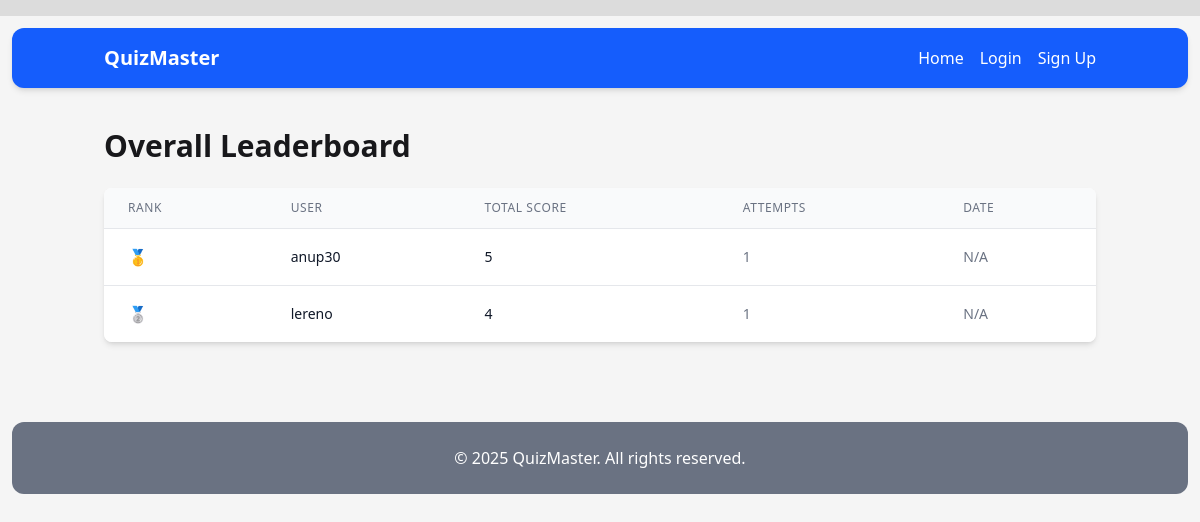
The app's page /quizzes/leaderboard/, older data.
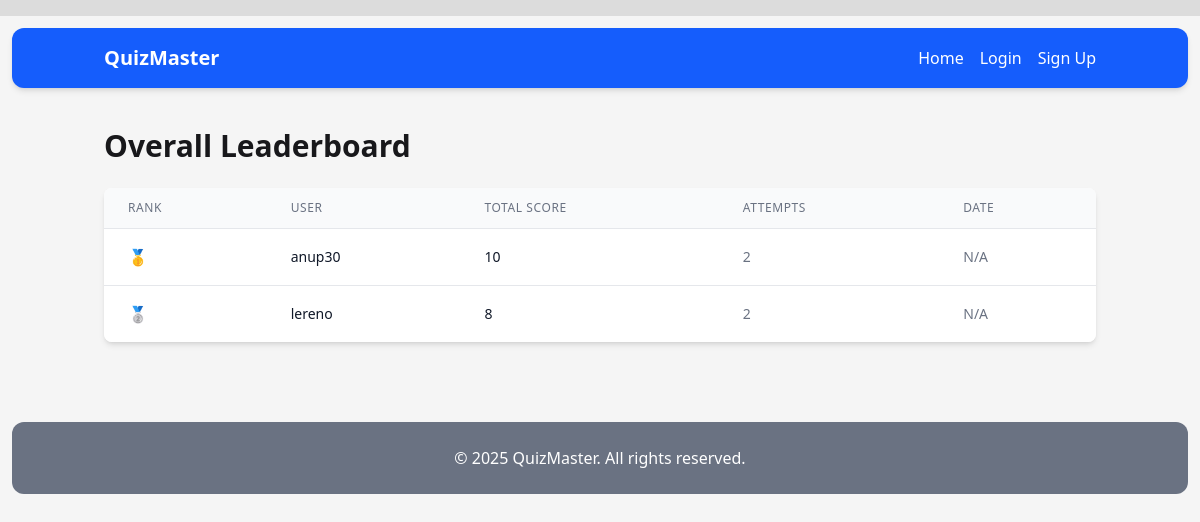
The same page, newer data.
### users/models.py (models this page shows, shortened)
class CustomUser(AbstractUser):
    phone_regex = RegexValidator(regex=r'^\+?1?\d{3,15}$', message="Phone number must be entered in the format: '+999999999'. Up to 15 digits allowed.") # min 3 digit
    USER_TYPES = (("admin", "Admin"), ("user", "End User"))
    user_type = models.CharField(max_length=10, choices= USER_TYPES, default="user")
    phone_number = models.CharField(validators=[phone_regex], max_length=17, blank=True, null=True)
    bio = models.TextField(null=True, blank=True)
    is_email_verified = models.BooleanField(default=False) # ---
    email_verification_token = models.UUIDField(default=uuid4, editable=False) # ---
    created_at = models.DateTimeField(auto_now_add=True)
    updated_at = models.DateTimeField(auto_now=True)

### quiz/views.py (the view)
# urls.py: path('leaderboard/', views.LeaderboardView.as_view(), name='leaderboard'),
class LeaderboardView(ListView):
    model = QuizAttempt
    template_name = 'quiz/leaderboard.html'
    context_object_name = 'leaderboard'
    def get_queryset(self):
        quiz_id = self.kwargs.get('quiz_id')
        if quiz_id:
            return QuizAttempt.objects.filter(quiz_id=quiz_id).values('user__username', 'user__id').annotate(
                max_score=models.Max('score'),
                min_time=models.Min('time_taken')
            ).order_by('-max_score', 'min_time')
        else:
            return QuizAttempt.objects.values('user__username', 'user__id').annotate(
                total_score=models.Sum('score'),
                total_attempts=models.Count('id')
            ).order_by('-total_score')
    def get_context_data(self, **kwargs):
        context = super().get_context_data(**kwargs)
        quiz_id = self.kwargs.get('quiz_id')
        if quiz_id:
            context['quiz'] = get_object_or_404(Quiz, id=quiz_id)
            context['is_specific_quiz'] = True
        else:
            context['is_specific_quiz'] = False
        return context

### core/templatetags/navigation_tags.py (called while the page is built)
@register.simple_tag(takes_context=True)
@register.filter
def active(context, *url_names):
    try:
        current = context['request'].resolver_match.url_name
    except Exception:
        return ''
    if current in url_names:
        return 'font-bold text-green-200 aria-current="page"'
    return ''

### quiz/templates/quiz/leaderboard.html (shortened to what the changed rows need)
{% extends "base.html" %}
{% load duration_filters %}
{% block content %}
<div class="max-w-6xl mx-auto">
    <h1 class="text-3xl font-bold mb-6">
        {% if quiz %}{{ quiz.title }} Leaderboard{% else %}Overall Leaderboard{% endif %}
    </h1>
    {% if leaderboard %}
        <div class="bg-white rounded-lg shadow-md overflow-hidden">
            <table class="min-w-full divide-y divide-gray-200">
                <thead class="bg-gray-50">
                    <tr>
                        <th class="px-6 py-3 text-left text-xs font-medium text-gray-500 uppercase tracking-wider">Rank</th>
                        <th class="px-6 py-3 text-left text-xs font-medium text-gray-500 uppercase tracking-wider">User</th>
                        {% if quiz %}
                            <th class="px-6 py-3 text-left text-xs font-medium text-gray-500 uppercase tracking-wider">Score</th>
                            <th class="px-6 py-3 text-left text-xs font-medium text-gray-500 uppercase tracking-wider">Time Taken</th>
                        {% else %}
                            <th class="px-6 py-3 text-left text-xs font-medium text-gray-500 uppercase tracking-wider">Total Score</th>
                            <th class="px-6 py-3 text-left text-xs font-medium text-gray-500 uppercase tracking-wider">Attempts</th>
                        {% endif %}
                        <th class="px-6 py-3 text-left text-xs font-medium text-gray-500 uppercase tracking-wider">Date</th>
                    </tr>
                </thead>
                <tbody class="bg-white divide-y divide-gray-200">
                    {% for entry in leaderboard %}
                        <tr>
                            <td class="px-6 py-4 whitespace-nowrap">
                                {% if forloop.counter == 1 %}
                                    <span class="text-yellow-500">🥇</span>
                                {% elif forloop.counter == 2 %}
                                    <span class="text-gray-400">🥈</span>
                                {% elif forloop.counter == 3 %}
                                    <span class="text-yellow-700">🥉</span>
                                {% else %}
                                    {{ forloop.counter }}
                                {% endif %}
                            </td>
                            <td class="px-6 py-4 whitespace-nowrap">
                                <div class="text-sm font-medium text-gray-900">
                                    {% if quiz %}{{ entry.user.username }}{% else %}{{ entry.user__username }}{% endif %}
                                </div>
                            </td>
                            {% if quiz %}
                                <td class="px-6 py-4 whitespace-nowrap">
                                    <div class="text-sm text-gray-900">{{ entry.score }}/{{ entry.quiz.max_score }}</div>
                                    {% if entry.quiz.max_score > 0 %}
                                        {% widthratio entry.score entry.quiz.max_score 100 as percentage %}
                                        <div class="w-full bg-gray-200 rounded-full h-2 mt-1">
                                            <div class="bg-blue-600 h-2 rounded-full progress-bar" data-width="{{ percentage }}"></div>
                                        </div>
                                    {% endif %}
                                </td>
                                <td class="px-6 py-4 whitespace-nowrap text-sm text-gray-500">
                                    {% if entry.time_taken %}
                                        {{ entry.time_taken|duration }}
                                    {% else %}
                                        N/A
                                    {% endif %}
                                </td>
                                <td class="px-6 py-4 whitespace-nowrap text-sm text-gray-500">
                                    {{ entry.completed_at|date:"M d, Y, P" }}
                                </td>
                            {% else %}
                                <td class="px-6 py-4 whitespace-nowrap text-sm text-gray-900">{{ entry.total_score }}</td>
                                <td class="px-6 py-4 whitespace-nowrap text-sm text-gray-500">{{ entry.total_attempts }}</td>
                                <td class="px-6 py-4 whitespace-nowrap text-sm text-gray-500">N/A</td>
                            {% endif %}
                        </tr>
                    {% endfor %}
                </tbody>
            </table>
        </div>
    {% else %}
        <div class="bg-white rounded-lg shadow-md p-8 text-center">
            <p class="text-gray-600">No leaderboard data available.</p>
        </div>
    {% endif %}
</div>
{% endblock %}

Row changes from the older to the newer data that the page shows:
changed CustomUser "anup30": total_score "5" → "10"; total_attempts "1" → "2"
changed CustomUser "lereno": total_score "4" → "8"; total_attempts "1" → "2"
